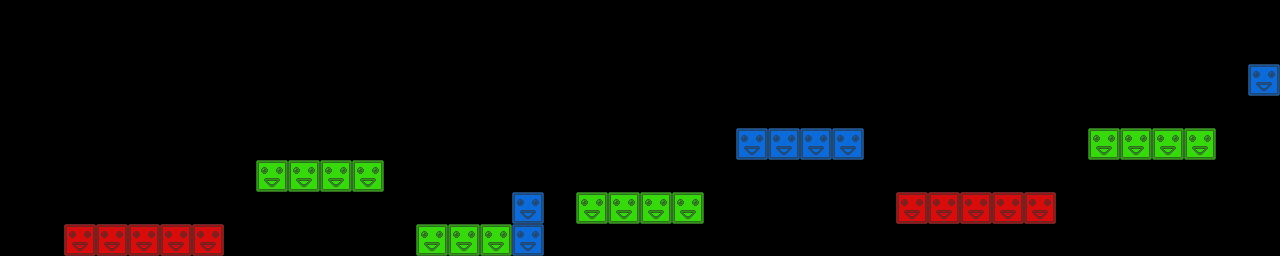

Rendered tile map (Tiled .tmx) drawn with the repository's tilesets; below, a short description and the map source with its tile grids summarised:
An orthogonal 40x8 tile map with 32x32 px tiles, 3 tile layers (red, green, blue) and 10 objects.

<map version="1.0" orientation="orthogonal" renderorder="right-down" width="40" height="8" tilewidth="32" tileheight="32">
 <tileset firstgid="1" name="blocks" tilewidth="32" tileheight="32">
  <image source="blocks.png" width="96" height="32" />
 </tileset>
 <layer name="red" width="40" height="8">
  <data>[320 cells, 10 non-empty, 1 distinct tile ids]</data>
 </layer>
 <layer name="green" width="40" height="8">
  <data>[320 cells, 15 non-empty, 1 distinct tile ids]</data>
 </layer>
 <layer name="blue" width="40" height="8">
  <data>[320 cells, 7 non-empty, 1 distinct tile ids]</data>
 </layer>
 <objectgroup name="crystals">
  <object x="155" y="211">
   <ellipse />
  </object>
  <object x="349" y="141">
   <ellipse />
  </object>
  <object x="526" y="174">
   <ellipse />
  </object>
  <object x="661" y="172">
   <ellipse />
  </object>
  <object x="991" y="175">
   <ellipse />
  </object>
  <object x="1266" y="49">
   <ellipse />
  </object>
 </objectgroup>
 <objectgroup name="spikes">
  <object x="230" y="169">
   <ellipse />
  </object>
  <object x="447" y="174">
   <ellipse />
  </object>
  <object x="802" y="84">
   <ellipse />
  </object>
  <object x="1138" y="113">
   <ellipse />
  </object>
 </objectgroup>
</map>
